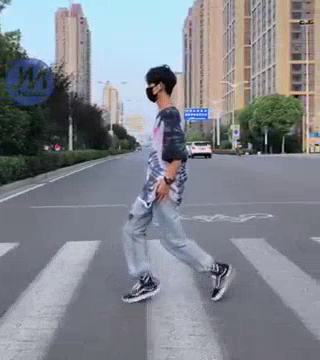
#> input picture frame 36 of 1-Optical-Flow/videos/test1.mp4, 320 x 360 px
$ python optical_flow.py
#> lines starting #> are read from the running program, lines starting #| are printed output that depends on the picture
#!/usr/bin/env python3
# -*- coding: utf-8 -*-
"""
Created on Thu Jul 23 10:43:48 2020

@author: bruno
"""
# Python Version 3.7
# OpenCV Version 4.1.2
# Numpy Version 1.16.2
# Matplotlib Version 3.1.3

#   Examples
# Example of two tracking points to stop the test1.mp4 video tracking_point =  np.array([np.array([[125., 135.]]), np.array([[125., 120.]])]
# Example of two tracking points to stop the test2.mp4 video tracking_point =  np.array([np.array([[125., 100.]]), np.array([[100., 70.]])], dtype=np.float32)

# Lucas-Kanade Optical Flow in OpenCV

import cv2
import numpy as np
import matplotlib.pyplot as plt


class OpticalFlow():
    def __init__(self):
        # Parameters for lucas kanade optical flow
        self.lk_params = dict( winSize  = (15,15),
                   maxLevel = 2,
                   criteria = (cv2.TERM_CRITERIA_EPS | cv2.TERM_CRITERIA_COUNT, 10, 0.03))
        # Create some random colors
        self.color = np.random.randint(0,255,(100,3))

    def lucasKenedMethod(self, video_path, tracking_point, n_frames):
        """ Method tracking the point Lucas-Kanade Optical Flow in OpenCV"""
#> called with video_path = 'videos/test1.mp4', tracking_point = array of shape (1, 1, 2), n_frames = 300
        # Load video
        cap = cv2.VideoCapture(video_path)
        ret, fist_frame  = cap.read()
#> fist_frame is the input picture: shape (360, 320, 3); mean B, G, R 142.5, 134.6, 130.6
        old_gray = cv2.cvtColor(fist_frame, cv2.COLOR_BGR2GRAY)

        # Create a mask image for drawing purposes
        mask = np.zeros_like(fist_frame)

        #
        for j in range(0, n_frames):
            ret,frame = cap.read()
            frame_gray = cv2.cvtColor(frame, cv2.COLOR_BGR2GRAY)

            # calculate optical flow
            p1, st, err = cv2.calcOpticalFlowPyrLK(old_gray, frame_gray, tracking_point, None, **self.lk_params)
            # Select good points
            good_new = p1[st==1]
            good_old = tracking_point[st==1]

            # draw the tracks
            for i,(new,old) in enumerate(zip(good_new,good_old)):
                a,b = new.ravel()
                c,d = old.ravel()
                mask = cv2.line(mask, (a,b),(c,d), self.color[i].tolist(), 2)
                frame = cv2.circle(frame,(a,b),5,self.color[i].tolist(),-1)
            img = cv2.add(frame,mask)

            cv2.imshow('Video',img)
            cv2.waitKey(30)
            # Now update the previous frame and previous points
            old_gray = frame_gray.copy()
            tracking_point = good_new.reshape(-1,1,2)
#> this loop made 30 passes
#> (err, good_old, tracking_point) on passes 1 to 12: ([2.55], [[125, 135]], [[124.7, 135]]), ([3.36], [[124.7, 135]], [[124.2, 134.8]]), ([1.87], [[124.2, 134.8]], [[124, 134.7]]), ([2.37], [[124, 134.7]], [[123.7, 134.7]]), ([2.21], [[123.7, 134.7]], [[123.1, 134.7]]), ([1.51], [[123.1, 134.7]], [[122.9, 134.7]]), ([2.71], [[122.9, 134.7]], [[122.5, 134.8]]), ([2.22], [[122.5, 134.8]], [[122.4, 134.9]]), ([4.93], [[122.4, 134.9]], [[121.9, 134.8]]), ([2.16], [[121.9, 134.8]], [[121.6, 134.7]]), ([2.06], [[121.6, 134.7]], [[121.4, 134.8]]), ([2.29], [[121.4, 134.8]], [[121.1, 134.8]])
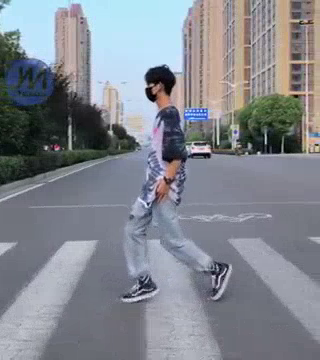
#> input picture frame 37 of 1-Optical-Flow/videos/test1.mp4, 320 x 360 px
#> pass 1, in lucasKenedMethod, `frame_gray = cv2.cvtColor(frame, cv2.COLOR_BGR2GRAY)`:
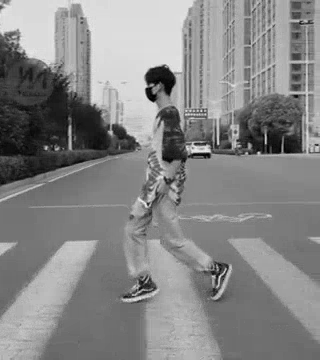
#> frame_gray: shape (360, 320); min 1, max 239, mean 134.2
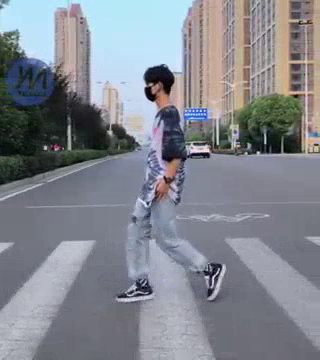
#> input picture frame 38 of 1-Optical-Flow/videos/test1.mp4, 320 x 360 px
#> pass 2, in lucasKenedMethod, `frame_gray = cv2.cvtColor(frame, cv2.COLOR_BGR2GRAY)`:
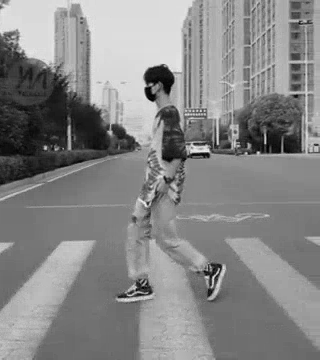
#> frame_gray: shape (360, 320); min 0, max 241, mean 134.2
#> after the loop:
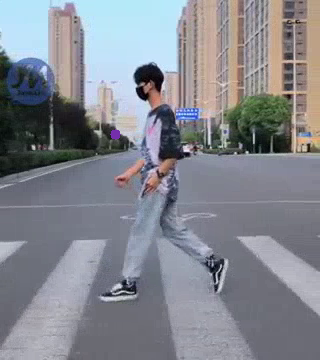
#> frame: shape (360, 320, 3); mean B, G, R 142.7, 134.7, 132.1
#> after the loop:
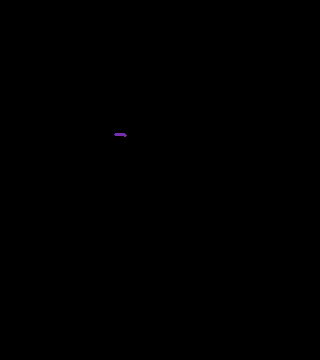
#> mask: shape (360, 320, 3); mean B, G, R 0.1, 0, 0
#> after the loop:
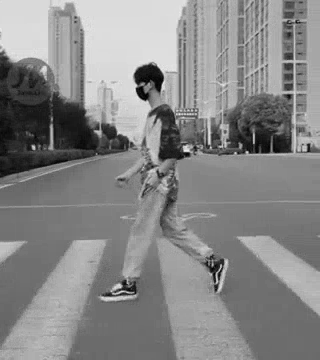
#> old_gray: shape (360, 320); min 0, max 239, mean 134.7
        cv2.destroyAllWindows()
        return img # Last frame

    def ImgChooseTracking(self, video_path):
        " Return image of the first frame to assist in choosing the tracking point"
        cap = cv2.VideoCapture(video_path)
        ret, fist_frame  = cap.read()
        return fist_frame # Fist frame


opf = OpticalFlow()
video_path = 'videos/test1.mp4'

#Defining the tracking point at the X and Y coordinates of the first frame
# A tree at the bottom of the video
tracking_point =  np.array([np.array([[125., 135.]])], dtype=np.float32)

# Defining the number of frames
n_frames = 300

# Execute the tracking of the selected point in the video real time
lest_frame = opf.lucasKenedMethod(video_path, tracking_point, n_frames)
plt.imshow(lest_frame) # Plot result the tracking point
plt.show()

############# Optional ####################
# Plot first frame to assist in choosing the tracking point
fist_frame = opf.ImgChooseTracking(video_path) # image of lest frame
plt.imshow(fist_frame)

$ run again, starting later in the video
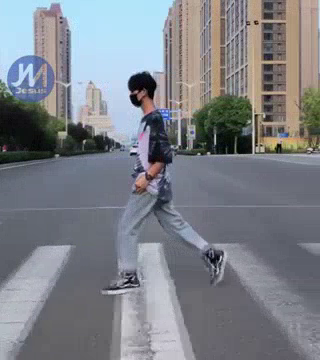
#> input picture frame 164 of 1-Optical-Flow/videos/test1.mp4, 320 x 360 px
#> in lucasKenedMethod, fist_frame is the input picture: shape (360, 320, 3); mean B, G, R 135.4, 128.7, 125.4
#> the loop in lucasKenedMethod, `for j in range(0, n_frames):` made 30 passes
#> (err, good_old, tracking_point) on passes 1, 3, 4, 5, 6, 7, 9, 10: ([1.35], [[125, 135]], [[124.8, 135.1]]), ([1.43], [[124.8, 135.1]], [[124.6, 135]]), ([1.77], [[124.6, 135]], [[124.5, 134.9]]), ([0.698], [[124.5, 134.9]], [[124.5, 134.8]]), ([0.882], [[124.5, 134.8]], [[124.4, 134.9]]), ([0.507], [[124.4, 134.9]], [[124.4, 134.8]]), ([0.671], [[124.4, 134.8]], [[124.3, 134.9]]), ([1.77], [[124.3, 134.9]], [[124.1, 135]])
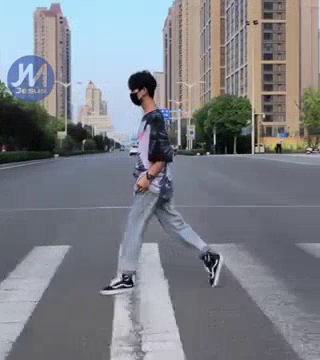
#> input picture frame 165 of 1-Optical-Flow/videos/test1.mp4, 320 x 360 px
#> after the loop in lucasKenedMethod, `for j in range(0, n_frames):`:
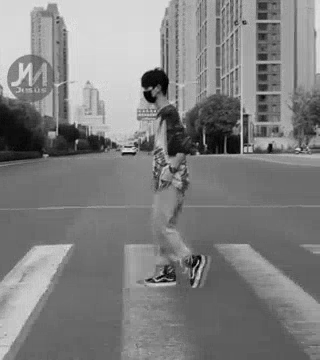
#> old_gray: shape (360, 320); min 0, max 233, mean 127.9

$ run again, starting later in the video
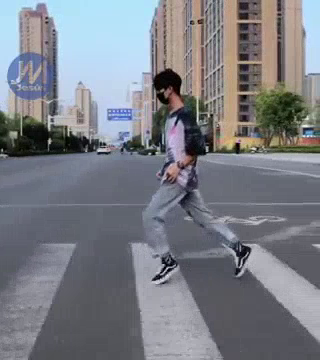
#> input picture frame 292 of 1-Optical-Flow/videos/test1.mp4, 320 x 360 px
#> in lucasKenedMethod, fist_frame is the input picture: shape (360, 320, 3); mean B, G, R 133, 125.5, 122.9
#> the loop in lucasKenedMethod, `for j in range(0, n_frames):` made 30 passes
#> (err, good_old, tracking_point) on passes 1 to 8: ([4.5], [[125, 135]], [[124.9, 135]]), ([3.04], [[124.9, 135]], [[124.7, 134.9]]), ([2.67], [[124.7, 134.9]], [[124.6, 134.9]]), ([3.39], [[124.6, 134.9]], [[124.4, 134.8]]), ([1.66], [[124.4, 134.8]], [[124.4, 134.9]]), ([2.26], [[124.4, 134.9]], [[124.2, 134.8]]), ([3.52], [[124.2, 134.8]], [[124, 134.8]]), ([3.35], [[124, 134.8]], [[124, 134.6]])
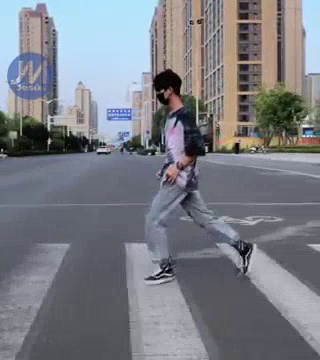
#> input picture frame 293 of 1-Optical-Flow/videos/test1.mp4, 320 x 360 px
#> after the loop in lucasKenedMethod, `for j in range(0, n_frames):`:
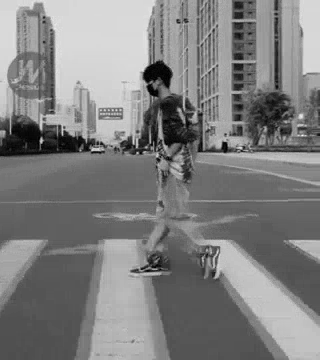
#> old_gray: shape (360, 320); min 0, max 248, mean 127.5
